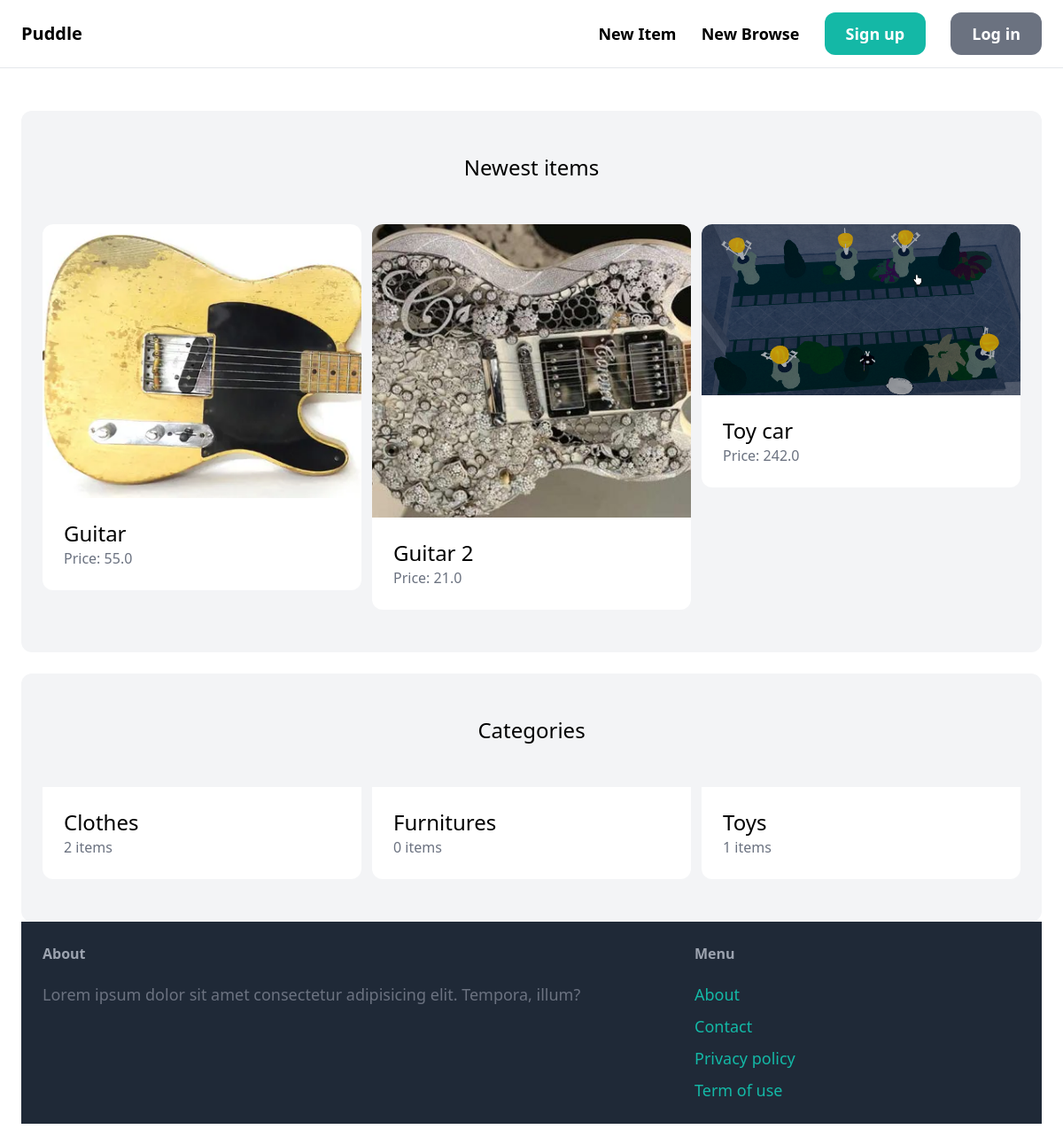
The app's page / (signed in) with its own data.
### item/models.py (models this page shows, shortened)
class Item(models.Model):
    category = models.ForeignKey(
        Category, related_name='items', on_delete=models.CASCADE)
    name = models.CharField(max_length=255)
    description = models.TextField(blank=True, null=True)
    price = models.FloatField()
    image = models.ImageField(upload_to='item_images', blank=True, null=True)
    is_sold = models.BooleanField(default=False)
    create_at = models.DateTimeField(auto_now_add=True)
    created_by = models.ForeignKey(
        User, related_name='items', on_delete=models.CASCADE)

class Category(models.Model):
    name = models.CharField(max_length=255)
    class Meta:
        ordering = ('name',)
        verbose_name_plural = 'Categories'

### core/views.py (the view)
# urls.py: path('', views.index, name='index'),
def index(request):
    items = Item.objects.filter(is_sold=False)[0:6]
    categories = Category.objects.all()
    return render(request, 'core/index.html', {
                  'categories': categories,
                  'items': items
                  })

### core/templates/core/index.html (shortened to what this page needs)
{% extends 'core/base.html' %}
{% block content %}
<div class="mt-6 px-6 py-12 bg-gray-100 rounded-xl">
  <h2 class="mb-12 text-2xl text-center"> Newest items</h2>
  <div class="grid grid-cols-3 gap-3">
    {% for item in items %}
    <div>
      <a href="{% url 'item:detail' item.id %}">
        <div>
          <img src="{{ item.image.url }}" alt="" class="rounded-t-xl">
        </div>
        <div class="p-6 bg-white rounded-b-xl">
          <h2 class="text-2xl">{{ item.name }}</h2>
          <p class="text-gray-500">Price: {{ item.price }}</p>
        </div>
      </a>
    </div>
    {% endfor %}
  </div>
</div>
<div class="mt-6 px-6 py-12 bg-gray-100 rounded-xl">
  <h2 class="mb-12 text-2xl text-center"> Categories </h2>
  <div class="grid grid-cols-3 gap-3">
    {% for category in categories %}
    <div>
      <a href="#">
        <div class="p-6 bg-white rounded-b-xl">
          <h2 class="text-2xl">{{ category.name }}</h2>
          <p class="text-gray-500">{{ category.items.count }} items</p>
        </div>
      </a>
    </div>
    {% endfor %}
  </div>
  {% endblock %}

### records on screen
Item: image (picture), name "Guitar", price "55.0"
Item: image (picture), name "Guitar 2", price "21.0"
Item: image (picture), name "Toy car", price "242.0"
Category: name "Clothes", items.count "2"
Category: name "Furnitures", items.count "0"
Category: name "Toys", items.count "1"
